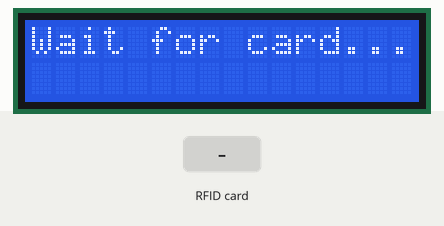
This sketch was run on a simulated Arduino Uno, built with avr-gcc and run on an emulated ATmega328P. Parts: 16×2 character LCD. The test bench sets the inputs (shaded band).

Above: at 3.3 s.
3.4 s: RFID card 5E 7A 19 C4 held to the reader
At 3.9 s:
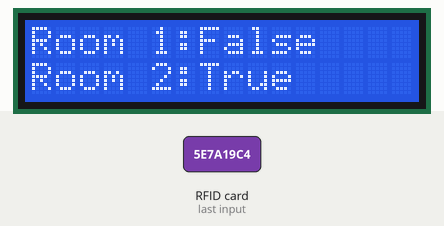
4.9 s: RFID card 5E 7A 19 C4 held to the reader
At 5.7 s:
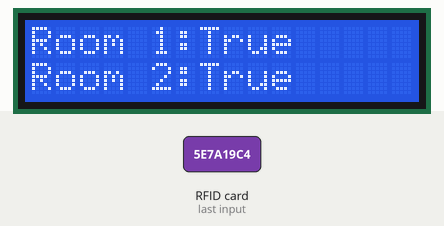
Timing chart, 0 to 7.9 s (numbered marks = the images above; inputs shaded):
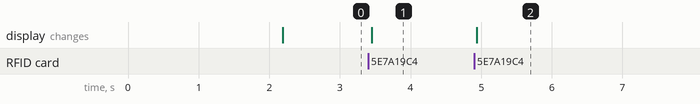

The sketch:

TextMuestrasV3.ino
```cpp
/*
a diferencia de la V2 en esta se muestran las habitacion y el estado del dispostivo en la misma True=esta en la sala
False= no esta en la sala

*/

#include <SPI.h>
#include <MFRC522.h>
#include <Wire.h>
#include <LiquidCrystal_I2C.h>


#define RST_PIN 9
#define SS_1_PIN 10
#define SS_2_PIN 8

MFRC522 mfrc522[2];
LiquidCrystal_I2C lcd(0x27, 16, 2);
String LcdText[2] = {"", ""};
bool StateRoom[2]= {false,false};


void setup() {
  Serial.begin(9600);
  SPI.begin();
  lcd.init();

  mfrc522[0].PCD_Init(SS_1_PIN, RST_PIN);
  mfrc522[1].PCD_Init(SS_2_PIN, RST_PIN);


  lcd.backlight();
  lcd.setCursor(0, 0);
  lcd.print("Iniciando");
  delay(2000);
  lcd.clear();
  lcd.setCursor(0, 0);
  lcd.print("Wait for card...");
}

void loop() {
  for (int i = 0; i < 2; i++) {
    if (mfrc522[i].PICC_IsNewCardPresent() && mfrc522[i].PICC_ReadCardSerial()) {
      lcd.clear();

      StateRoom[i]= !StateRoom[i];
      //LcdText[i]=dump_byte_array(mfrc522[i].uid.uidByte, mfrc522[i].uid.size);
      //PrintLcd(LcdText[0],LcdText[1]);
      PrintLcd(StateRoom[0] ? "True":"False",StateRoom[1] ? "True":"False");
      mfrc522[i].PICC_HaltA();
      mfrc522[i].PCD_StopCrypto1();
    }
  }
}

void PrintLcd(String p1, String p2){
      lcd.clear();
      lcd.setCursor(0,0);
      lcd.print("Room 1:");
      lcd.print(p1);
      lcd.setCursor(0,1);
      lcd.print("Room 2:");
      lcd.print(p2);
}

String dump_byte_array(byte *buffer, byte bufferSize) {
  String uidStr = "";

  for (byte i = 0; i < bufferSize; i++) {
    uidStr += (buffer[i] < 0x10 ? "0" : "");
    uidStr += String(buffer[i], HEX);
  }
  return uidStr;
}
```

Measured:
- after the input at 3.4 s, the display: changes after 0.05 s (image 1)
- after the input at 4.9 s, the display: changes at once (image 2)
